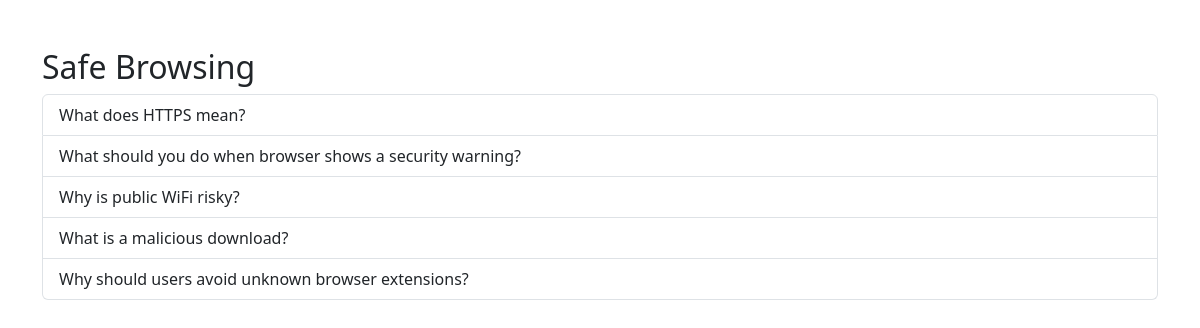
/challenge/Safe Browsing, run on the app's committed database.
### models.py (models this page shows)
class Challenge(db.Model):
    id = db.Column(db.Integer, primary_key=True)
    category = db.Column(db.String(100))
    question = db.Column(db.String(500))
    option_a = db.Column(db.String(200))
    option_b = db.Column(db.String(200))
    option_c = db.Column(db.String(200))
    option_d = db.Column(db.String(200))
    correct_answer = db.Column(db.String(1))
    difficulty = db.Column(db.String(20))
    points = db.Column(db.Integer)

### src/game.py (the view)
@game_bp.route("/challenge/<category>")
def challenge_category(category):
    questions = Challenge.query.filter_by(category=category).all()
    answered_ids = [
        score.challenge_id
        for score in Score.query.filter_by(user_id=current_user_id).all()
    ]
    return render_template(
        "question.html",
        questions=questions,
        answered_ids=answered_ids,
        category=category
    )

### templates/question.html (shortened to what this page needs)
<!DOCTYPE html>
<html>
<head>
    <link href="https://cdn.jsdelivr.net/npm/bootstrap@5.3.0/dist/css/bootstrap.min.css" rel="stylesheet">
</head>
<body>
<div class="container mt-5">
    {% if challenge %}
    <div class="card shadow p-4">
        <h3 class="mb-4">{{ challenge.question }}</h3>
        <form method="POST" action="{{ url_for('game.answer', challenge_id=challenge.id) }}">
            <div class="form-check mb-3">
                <input class="form-check-input" type="radio" name="answer" value="a" required>
                <label class="form-check-label">
                    {{ challenge.option_a }}
                </label>
            </div>
            <div class="form-check mb-3">
                <input class="form-check-input" type="radio" name="answer" value="b">
                <label class="form-check-label">
                    {{ challenge.option_b }}
                </label>
            </div>
            <div class="form-check mb-3">
                <input class="form-check-input" type="radio" name="answer" value="c">
                <label class="form-check-label">
                    {{ challenge.option_c }}
                </label>
            </div>
            <div class="form-check mb-4">
                <input class="form-check-input" type="radio" name="answer" value="d">
                <label class="form-check-label">
                    {{ challenge.option_d }}
                </label>
            </div>
            <button type="submit" class="btn btn-primary">
                Submit Answer
            </button>
        </form>
    </div>
    {% else %}
    <h2>{{ category }}</h2>
    <div class="list-group">
        {% for question in questions %}
        <a href="{{ url_for('game.question', challenge_id=question.id) }}"
           class="list-group-item list-group-item-action">
            {{ question.question }}
        </a>
        {% endfor %}
    </div>
    {% endif %}
</div>
</body>
</html>

### data on the page
Challenge: question "What does HTTPS mean?"
Challenge: question "What should you do when browser shows a security warning?"
Challenge: question "Why is public WiFi risky?"
Challenge: question "What is a malicious download?"
Challenge: question "Why should users avoid unknown browser extensions?"

### other printed values
{{ category }} "Safe Browsing"
